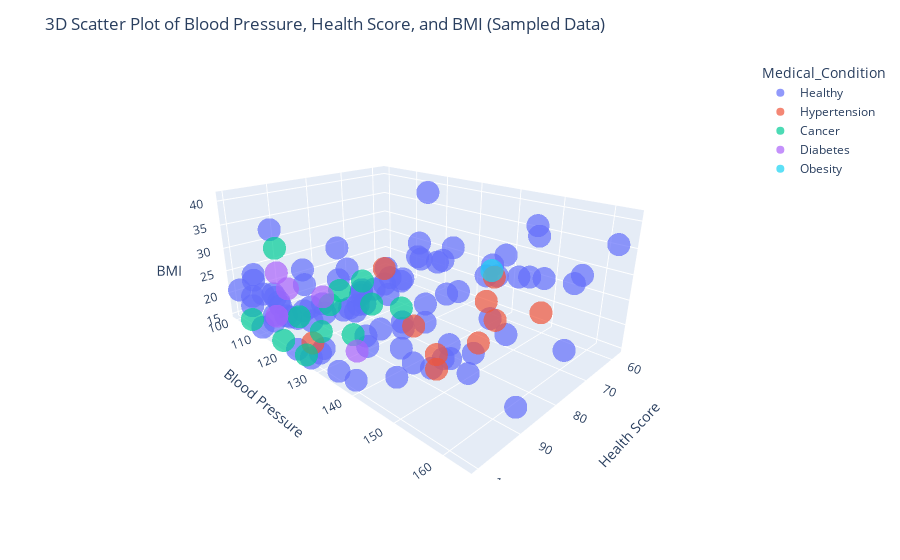

Source (notebook cell):
### Code cell
# in case u want to always get the same sample use after the (n = 125) after a coma random_state=42: 
# This ensures that every time you run the code, you will get the same 500 rows sampled from your dataset (given the same input data).
md_r_sample = md.sample(n=125,random_state=42)


fig = px.scatter_3d(md_r_sample, 
                     x='Overall_Health_Score', 
                     y='Blood_Pressure', 
                     z='BMI',
                     color='Medical_Condition', 
                     opacity=0.7, 
                     size_max=10,
                     hover_data=['Alcohol_Consumer','Smoker',"Physical_Activity",'Diet_Quality'])

fig.update_layout(
    title="3D Scatter Plot of Blood Pressure, Health Score, and BMI (Sampled Data)",
    scene=dict(
        yaxis_title="Blood Pressure",
        xaxis_title="Health Score",
        zaxis_title="BMI"
    ),
    scene_camera=dict(eye=dict(x=1.5, y=1.5, z=0.8))
)

fig.show()

### Figure 1 — Plotly figure (JSON) as saved in the notebook; plotly's stock layout.template omitted (floating-point values rounded to 4 significant figures; data arrays with more than 128 entries replaced by an {"elided": "..."} marker saying what was removed)
{"data": [{"customdata": {"elided": "93x4 mixed values"}, "hovertemplate": "Medical_Condition=Healthy<br>Overall_Health_Score=%{x}<br>Blood_Pressure=%{y}<br>BMI=%{z}<br>Alcohol_Consumer=%{customdata[0]}<br>Smoker=%{customdata[1]}<br>Physical_Activity=%{customdata[2]}<br>Diet_Quality=%{customdata[3]}<extra></extra>", "legendgroup": "Healthy", "marker": {"color": "#636efa", "opacity": 0.7, "symbol": "circle"}, "mode": "markers", "name": "Healthy", "scene": "scene", "showlegend": true, "type": "scatter3d", "x": [91.3, 95.1, 84.2, 73.15, 85.95, 100, 90.9, 86.35, 86.95, 95.35, 88.55, 77.9, 90, 72.2, 100, 84.55, 83.75, 100, 81, 84.4, 64.7, 100, 90.8, 98.55, 87.85, 96.7, 94, 84.1, 82.55, 90.9, 100, 100, 71.3, 100, 74.15, 73.5, 65.75, 89, 92.65, 86.55, 91.6, 89.4, 100, 97.1, 100, 70.65, 100, 85.5, 88, 76.2, 94.05, 100, 100, 99.55, 78.65, 75.5, 86.8, 100, 100, 100, 79.1, 79.5, 89.8, 92.95, 72.55, 88.35, 60.85, 95.3, 100, 69.55, 67.85, 93.65, 79.6, 57.4, 78.6, 100, 68.8, 100, 89.15, 100, 100, 78.3, 93.75, 63.8, 79.55, 85.95, 84.75, 95.05, 93.35, 92.4, 90.65, 99.2, 98.5], "y": [135.7, 123.6, 134.1, 136.7, 161.3, 113.9, 140.6, 131.4, 117.9, 118.3, 127.3, 132.2, 129, 145.5, 116.7, 129.9, 139.5, 107.1, 142.1, 133.8, 159.4, 114, 123.1, 125, 137.7, 126.6, 134.8, 151.1, 141.6, 131, 126.1, 105.2, 150.7, 129.2, 145.6, 162.1, 158.6, 131.5, 145.3, 132.5, 129.9, 124.2, 122.6, 122.7, 115.1, 152.5, 100, 141.1, 149.4, 136.8, 128.7, 106.9, 110.3, 129.8, 153.7, 163, 152.3, 134.5, 120.1, 108.6, 132.9, 143.6, 146.8, 129.1, 146.9, 148.1, 147.4, 144.1, 116.3, 146.5, 153.8, 115.3, 134.3, 162, 150.2, 121.5, 125.7, 118.4, 139.3, 105.7, 114.3, 137.3, null, 149.7, null, 147.3, 131.2, 136.5, 103.2, 130.1, 129.5, 138.2, 122.5], "z": [21.3, 23.6, 28.5, 32.6, 15, 18.3, 19.2, 27.3, 31.4, 26, 25.6, 33.6, 26, 31.1, 22.5, 29.6, 25, 26.3, 26.9, 28, 30.8, 19.6, 27.1, 21.7, 22.2, 23.2, 20.6, 19.7, null, 24.6, 15, 18.8, 29.9, 17.3, 29.5, null, 29.3, 27.1, 19, 25.6, 24.3, 29.2, 21.9, 23.3, 23.8, 30.2, 20.8, 22.5, 19.6, 30.8, 23.6, 25, 23, 18.3, 22.2, 21.6, 17.5, 15.9, 21.3, 15, 31.3, 27.4, 17.4, 23.8, 29.4, 19.2, 36.7, 16.9, 23.2, 32.6, 29.5, 27.8, 31.3, 35.4, 24, 15, 41.1, 21, 22, 21.1, 24.3, 31.1, 22.5, 35.7, 24.8, 20.6, 28.1, 19.6, 33.5, 23.3, 25.8, 15.4, 22.9]}, {"customdata": [[0, 0, "Medium", "Good"], [0, 0, "Low", "Good"], [0, 1, "Medium", "Poor"], [1, 0, "Medium", "Good"], [0, 1, "Low", "Good"], [1, 0, "Medium", "Average"], [1, 0, "Low", "Good"], [1, 1, "Low", "Poor"], [1, 0, "Low", "Average"], [0, 0, "Medium", "Poor"], [0, 0, "Medium", "Average"], [1, 0, "Low", "Poor"]], "hovertemplate": "Medical_Condition=Hypertension<br>Overall_Health_Score=%{x}<br>Blood_Pressure=%{y}<br>BMI=%{z}<br>Alcohol_Consumer=%{customdata[0]}<br>Smoker=%{customdata[1]}<br>Physical_Activity=%{customdata[2]}<br>Diet_Quality=%{customdata[3]}<extra></extra>", "legendgroup": "Hypertension", "marker": {"color": "#EF553B", "opacity": 0.7, "symbol": "circle"}, "mode": "markers", "name": "Hypertension", "scene": "scene", "showlegend": true, "type": "scatter3d", "x": [77.95, 89.3, 73, 78.2, 100, null, 83.5, 72.75, 76.85, 87.55, 87.65, 82.85], "y": [null, 147.5, 146.6, 151, 127, 151.8, 128.2, 156.6, 147.9, 140.3, 145.9, 151.1], "z": [30.6, 17.3, 29.2, 23.8, 18.5, 26.9, 28.8, 25.3, 26, 22.2, 18.8, 21.2]}, {"customdata": [[1, 0, "Low", "Good"], [1, 0, "High", "Average"], [0, 1, "High", "Average"], [1, 0, "Medium", "Poor"], [1, 0, "Medium", "Average"], [0, 1, "Low", "Poor"], [0, 1, "Low", "Good"], [1, 0, "Medium", "Poor"], [1, 0, "High", "Poor"], [1, 1, "Medium", "Average"], [1, 1, "High", "Poor"], [1, 0, "High", "Average"]], "hovertemplate": "Medical_Condition=Cancer<br>Overall_Health_Score=%{x}<br>Blood_Pressure=%{y}<br>BMI=%{z}<br>Alcohol_Consumer=%{customdata[0]}<br>Smoker=%{customdata[1]}<br>Physical_Activity=%{customdata[2]}<br>Diet_Quality=%{customdata[3]}<extra></extra>", "legendgroup": "Cancer", "marker": {"color": "#00cc96", "opacity": 0.7, "symbol": "circle"}, "mode": "markers", "name": "Cancer", "scene": "scene", "showlegend": true, "type": "scatter3d", "x": [100, 92.15, 87.3, 95, 96.1, 90.1, 100, 88.6, 99, 98.5, 100, 95], "y": [116.6, 125.2, 136.9, 107.6, 133.9, 132, 124.5, 127.7, 121.5, 127.7, 104.3, 125.9], "z": [15, 25.9, 24.5, 30.8, 21.3, 24.6, 15, 27.5, 21.5, 20.5, 15.3, 24.1]}, {"customdata": [[0, 0, "Medium", "Poor"], [0, 0, "High", "Good"], [0, 0, "Low", "Average"], [0, 0, "Medium", "Poor"], [0, 0, "Medium", "Average"]], "hovertemplate": "Medical_Condition=Diabetes<br>Overall_Health_Score=%{x}<br>Blood_Pressure=%{y}<br>BMI=%{z}<br>Alcohol_Consumer=%{customdata[0]}<br>Smoker=%{customdata[1]}<br>Physical_Activity=%{customdata[2]}<br>Diet_Quality=%{customdata[3]}<extra></extra>", "legendgroup": "Diabetes", "marker": {"color": "#ab63fa", "opacity": 0.7, "symbol": "circle"}, "mode": "markers", "name": "Diabetes", "scene": "scene", "showlegend": true, "type": "scatter3d", "x": [96.85, 97.65, 100, 94.6, 96.85], "y": [135.8, 115.8, 114.9, 123.1, 110.7], "z": [19.1, 25.1, 19.7, 24.7, 26.8]}, {"customdata": [[0, 1, "Low", "Good"]], "hovertemplate": "Medical_Condition=Obesity<br>Overall_Health_Score=%{x}<br>Blood_Pressure=%{y}<br>BMI=%{z}<br>Alcohol_Consumer=%{customdata[0]}<br>Smoker=%{customdata[1]}<br>Physical_Activity=%{customdata[2]}<br>Diet_Quality=%{customdata[3]}<extra></extra>", "legendgroup": "Obesity", "marker": {"color": "#19d3f3", "opacity": 0.7, "symbol": "circle"}, "mode": "markers", "name": "Obesity", "scene": "scene", "showlegend": true, "type": "scatter3d", "x": [73.6], "y": [146.4], "z": [30.6]}], "layout": {"legend": {"title": {"text": "Medical_Condition"}, "tracegroupgap": 0}, "margin": {"t": 60}, "scene": {"camera": {"eye": {"x": 1.5, "y": 1.5, "z": 0.8}}, "domain": {"x": [0, 1], "y": [0, 1]}, "xaxis": {"title": {"text": "Health Score"}}, "yaxis": {"title": {"text": "Blood Pressure"}}, "zaxis": {"title": {"text": "BMI"}}}, "title": {"text": "3D Scatter Plot of Blood Pressure, Health Score, and BMI (Sampled Data)"}}}
